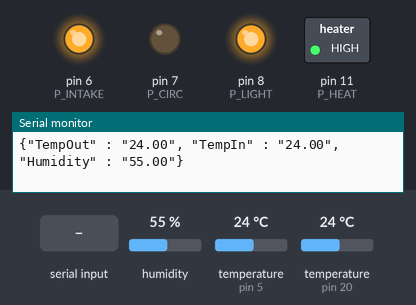
Bench run of a sketch on a simulated Arduino Uno, built with avr-gcc and run on an emulated ATmega328P. On the bench: switched loads named in the sketch (green lamp = pin HIGH), output pins drawn as LEDs (lit = HIGH), the last lines printed to the serial monitor. Inputs (shaded band) come from the test bench; at power-on: humidity 55 %, temperature (sensors on pin 5, pin 20) 24 °C.

Above: at 1.9 s.
2.0 s: "a" received over Serial
At 2.9 s:
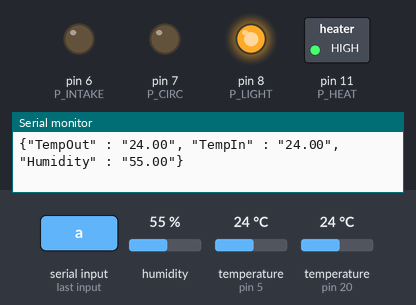
4.1 s: "b" received over Serial
At 5.1 s:
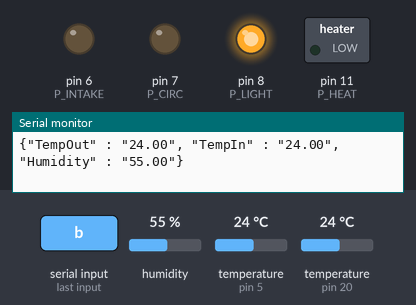
5.9 s: "A" received over Serial
At 7.0 s:
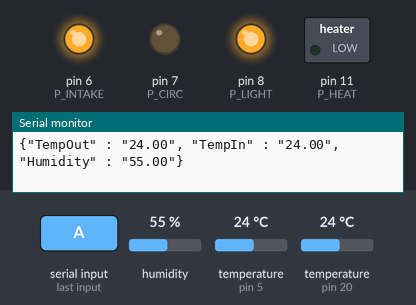
7.7 s: "c" received over Serial
At 9.2 s:
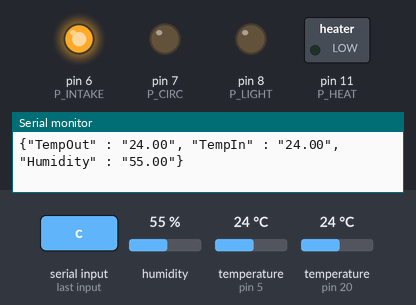
9.6 s: "B" received over Serial
At 11.1 s:
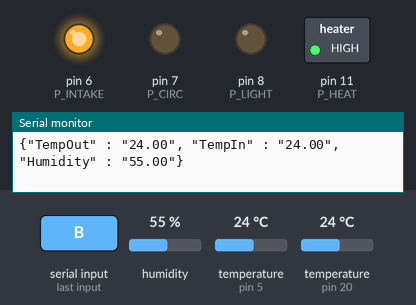
11.4 s: "C" received over Serial
At 12.1 s:
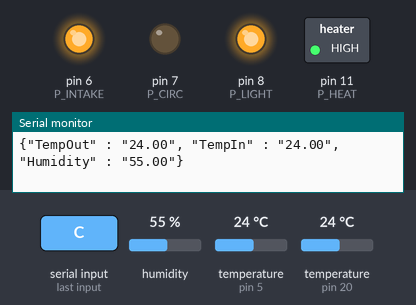
Timing chart, 0 to 14.2 s (numbered marks = the images above; inputs shaded):
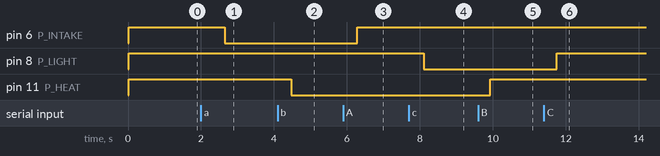

The sketch:

ArduinoControl2.ino
```cpp
#include <DHT.h>
#include <OneWire.h>
#include <DallasTemperature.h>

// Define pins for each relay.
//#define P_INTAKE 14  // Intake Fan Pin
//#define P_HEAT 8  // Heater Relay Pin
//#define P_LIGHT 53 // Light Relay Pin
//#define P_CIRC 15 // Circulation Fan Relay

// Define pins for each relay (Test Arduino Uno)
#define P_INTAKE 6  // Intake Fan Pin
#define P_HEAT 11  // Heater Relay Pin
#define P_LIGHT 8 // Light Relay Pin
#define P_CIRC 7 // Circulation Fan Relay

// #define P_UNUSED3 3
// #define P_UNUSED4 4
// #define P_UNUSED5 5
// #define P_UNUSED6 6
// #define P_UNUSED7 7

// Define inside/outside temp/humidity pins
//#define P_TEMPIN 20
//#define P_TEMPOUT 5

// Define inside/outside temp/humidity pins (Test Arduino Uno)
#define P_TEMPIN 20
#define P_TEMPOUT 5

#define DHTTYPE DHT22   // DHT 22  (AM2302)
DHT dht(P_TEMPIN, DHTTYPE); //// Initialize DHT sensor for normal 16mhz Arduino

// Setup a oneWire instance to communicate with any OneWire device
OneWire oneWire(P_TEMPOUT);

// Pass oneWire reference to DallasTemperature library
DallasTemperature sensors(&oneWire);

// Variables

float hum;  // Stores humidity value
float tempin; // Stores inside temperature value
float tempout; // Stores inside temperature value in Fahrenheit
float state;

void setup() {
	// Start up the DHT22 library
  sensors.begin();

  // Start serial connection.
	Serial.begin(9600);

  // Set mode of pins used to toggle relays.
	pinMode(P_INTAKE, OUTPUT);
	pinMode(P_HEAT, OUTPUT);
	pinMode(P_LIGHT, OUTPUT);
	pinMode(P_CIRC, OUTPUT);

  // Default state is all devices off.
	digitalWrite(P_INTAKE, HIGH);
	digitalWrite(P_HEAT, HIGH);
	digitalWrite(P_LIGHT, HIGH);
	digitalWrite(P_CIRC, LOW);

  // DHT
  dht.begin();
}

void loop() {
  //  int relay0 = digitalRead(P_INTAKE);

  // Send the command to get temperatures
  sensors.requestTemperatures();
  hum = dht.readHumidity();
  tempin = dht.readTemperature();
  tempout = sensors.getTempCByIndex(0);
//  tempf = ((sensors.getTempCByIndex(0) * 9.0) / 5.0 + 32.0);

  //  Print sensor/relay data to serial in JSON format
  Serial.print("{\"TempOut\" : \"");
  Serial.print(tempout);
  Serial.print("\", \"TempIn\" : \"");
  Serial.print(tempin);
  Serial.print("\", \"Humidity\" : \"");
  Serial.print(hum);
  Serial.println("\"}");
  //  Serial.println(relay0);

  delay(50);

  // Get Serial Input
  while(Serial.available())
   {
     state = Serial.read();
      if (state == 'A') {
        digitalWrite(P_INTAKE, HIGH);
      }
      if (state == 'a') {
        digitalWrite(P_INTAKE, LOW);
      }
      if (state == 'B') {
        digitalWrite(P_HEAT, HIGH);
      }
      if (state == 'b') {
        digitalWrite(P_HEAT, LOW);
      }
      if (state == 'C') {
        digitalWrite(P_LIGHT, HIGH);
      }
      if (state == 'c') {
        digitalWrite(P_LIGHT, LOW);
      }
  }
    delay(1000); //Update at every 100mSeconds
}
```

Measured:
- after the input at 2.0 s, pin 6 (P_INTAKE): HIGH → LOW after 0.65 s
- after the input at 4.1 s, pin 11 (P_HEAT): HIGH → LOW after 0.37 s
- after the input at 5.9 s, pin 6 (P_INTAKE): LOW → HIGH after 0.39 s
- after the input at 7.7 s, pin 8 (P_LIGHT): HIGH → LOW after 0.41 s
- after the input at 9.6 s, pin 11 (P_HEAT): LOW → HIGH after 0.33 s
- after the input at 11.4 s, pin 8 (P_LIGHT): LOW → HIGH after 0.35 s
